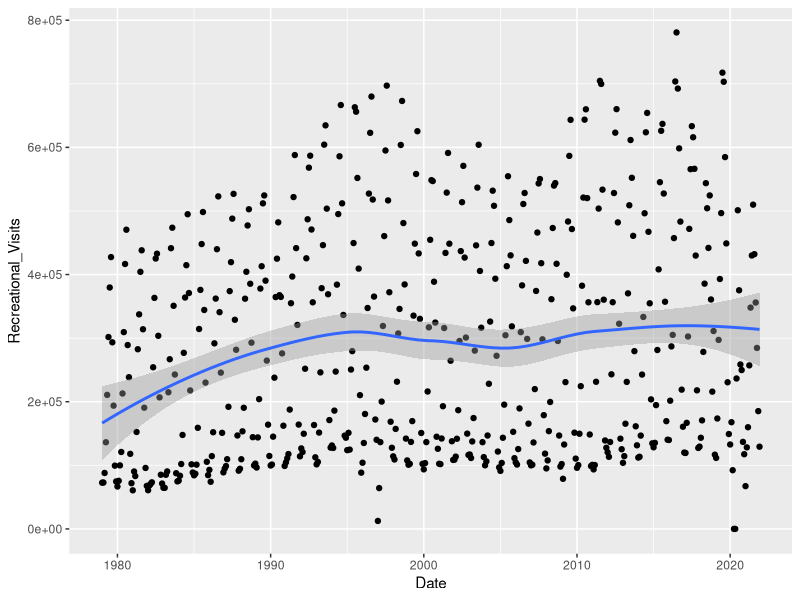

Write R code to recreate this figure.
## ---- chunk 1
knitr::opts_chunk$set(echo = TRUE)
## ---- chunk 2

#Load the data
View(Visitation_by_Month)
library(readr)
Visitation_by_Month <- read_csv("Visitation by Month.csv")
getwd()
## ---- chunk 3
#Pivot Longer to create a tidy dataset
library(tidyverse)
# Gather nutrient data into one column using pivot_longer
Visitation_by_month_gathered <- pivot_longer(Visitation_by_Month,JAN:DEC, names_to = "month", values_to = "Recreational_Visits")

#Create a date column

library(lubridate)
paste(Visitation_by_month_gathered$Year,Visitation_by_month_gathered$month, sep="-")
paste(Visitation_by_month_gathered$Year, Visitation_by_month_gathered$month, "1", sep="-")

Visitation_by_month_gathered$Date <- ymd( paste(Visitation_by_month_gathered$Year, Visitation_by_month_gathered$month, "1", sep="-") )
head(Visitation_by_month_gathered)

  

## ---- chunk 4

library(ggplot2)
head(Visitation_by_month_gathered)
summary(Visitation_by_month_gathered$Recreational_Visits)

Visitation_by_month_plot <- ggplot(Visitation_by_month_gathered, aes(x = Date, y = Recreational_Visits)) +
  geom_point()+
  geom_smooth()
print(Visitation_by_month_plot)


